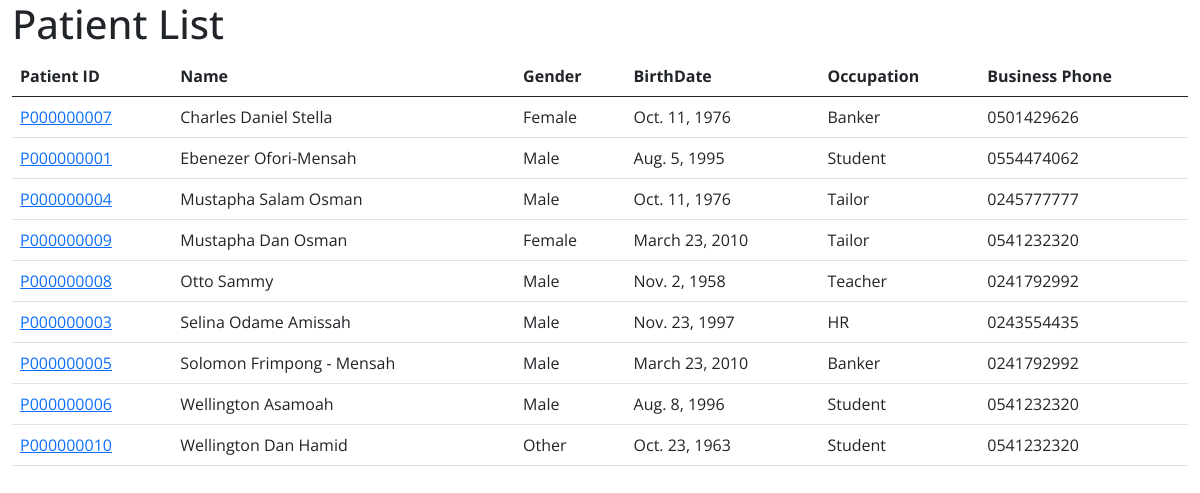
The app's page /records/all/, older data.
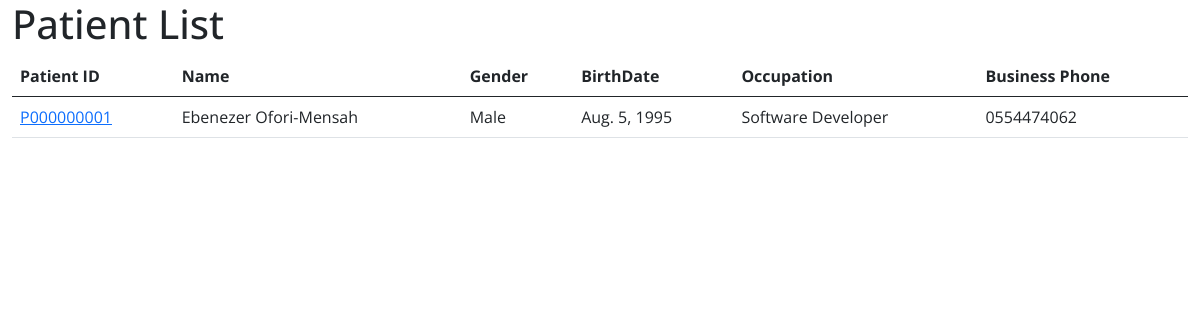
The same page, newer data.
### records/models.py (models this page shows, shortened)
class Patient(models.Model):
    PatientID = models.CharField(_("PatientID"), max_length=255, default=generatePatientID, unique=True)
    EmailAddress = models.CharField(_("Email Address"), max_length=255)
    TitleID = models.ForeignKey(Title, verbose_name = _("Title"), on_delete=models.SET_DEFAULT, default='1')
    FirstName = models.CharField(_("First Name"), max_length=255)
    SurName = models.CharField(_("Surname"), max_length=255)
    OtherName = models.CharField(_("Other Name"), max_length=255, blank=True)
    BirthDate = models.DateField(_("Date of Birth"))
    PatientTypeID = models.ForeignKey(PatientType, verbose_name =  _("Patient Type"), on_delete=models.SET_DEFAULT, default='1', editable=False)
    GenderID = models.ForeignKey(Gender,  verbose_name = _("Gender"), on_delete=models.SET_NULL, null=True, default=1)
    Occupation = models.CharField(_("Occupation"), max_length=255)
    BusinessPhone = models.CharField(_("Business Phone"), max_length=255)
    ResidencePhone = models.CharField(_("Residence Phone"), max_length=255)
    ResidenceAddress = models.TextField(_("Residence Address"))
    BusinessAddress = models.TextField(_("Business Address"), blank=True, null=True)
    CountryID = models.ForeignKey(Country, verbose_name =  _("Country"), on_delete=models.SET_NULL, default='1', blank=True, null=True)
    ReligionID = models.ForeignKey(Religion, verbose_name =  _("Religion"), on_delete=models.SET_NULL, default='3', blank=True, null=True)
    MaritalStatusID = models.ForeignKey(MaritalStatus, verbose_name =  _("Marital Status"), on_delete=models.SET_NULL, default='1', blank=True, null=True)
    CreatedAt = models.DateTimeField(auto_now_add=True)
    Status = models.BooleanField(_("Patient Status"), default=True, editable=False)
    PatientRankLevel = models.ForeignKey('PatientRankLevel', verbose_name=_("Patient Rank Level"), on_delete=models.SET_NULL, null=True, blank=True, editable=False)
    PatientRank = models.ForeignKey('PatientRank', verbose_name=_("Patient Level"), on_delete=models.SET_NULL, null=True, blank=True, editable=False)
    PatientCategory = models.ForeignKey('PatientCategory', verbose_name=_("Patient Category"), on_delete=models.SET_NULL, null=True, blank=True, editable=False)
    class Meta:
        verbose_name = "Patient"
        verbose_name_plural = "Patients"
    def __str__(self) -> str:
        return f'{self.FirstName}  {self.OtherName}  {self.SurName}'

class Gender(models.Model):
    GenderName = models.CharField(_("Gender Name"), max_length=255)
    Description = models.TextField(blank=True, null=True)
    Status = models.BooleanField(_("Relation Type Status"), default=True)
    class Meta:
        verbose_name = "Gender"
        verbose_name_plural = "Genders"
    def __str__(self) -> str:
        return f'{self.GenderName}'

### records/views.py (the view)
# urls.py: path('all/', views.PatientListView.as_view(), name='patient_list'),
class PatientListView(ListView):
    queryset = Patient.objects.filter(Status=True).order_by('FirstName')
    template_name = 'records/patient_list.html'
    context_object_name = 'patients'

### templates/records/patient_list.html (shortened to what this page needs)
{% extends 'extras/base.html' %}
{% block content %}
    <h1>Patient List</h1>
    <table class="table">
        <thead>
            <tr>
                <th>Patient ID</th>
                <th>Name</th>
                <th>Gender</th>
                <th>BirthDate</th>
                <th>Occupation</th>
                <th>Business Phone</th>
            </tr>
        </thead>
        <tbody>
            {% if patients %}
                {% for patient in patients %}
                    <tr>
                        <td scope="row"><a href="{% url 'patient_detail' patient.PatientID %}">{{patient.PatientID}}</a></td>
                        <td>{{patient}}</td>
                        <td>{{patient.GenderID}}</td>
                        <td>{{patient.BirthDate}}</td>
                        <td>{{patient.Occupation}}</td>
                        <td>{{patient.BusinessPhone}}</td>
                    </tr>
                {% endfor %}
            {% else %}
                <p>No Patient Registered
            {% endif %}
        </tbody>
    </table>
{% endblock content %}

### templates/extras/base.html (shortened to what this page needs)
{% load static %}
<!DOCTYPE html>
<html lang="en">
<head>
    <link href="https://cdn.jsdelivr.net/npm/bootstrap@5.0.2/dist/css/bootstrap.min.css" rel="stylesheet"
>
    <link rel="stylesheet" href="{% static 'records/main.css' %}">
    <link rel="stylesheet" href="https://cdnjs.cloudflare.com/ajax/libs/font-awesome/4.7.0/css/font-awesome.min.css">
</head>
<body>
    <div class="container-fluid">
        {% block content %}
        {% endblock content %}
    </div>
</body>
</html>

### static/records/main.css (style rules this page uses)
body { background-color: white; font-family: 'Open Sans', sans-serif; }

Row changes from the older to the newer data that the page shows:
removed Patient: PatientID "P000000007", FirstName+OtherName+SurName "Charles Daniel Stella", GenderID "Female", BirthDate "Oct. 11, 1976", Occupation "Banker", BusinessPhone "0501429626"
removed Patient: PatientID "P000000001", FirstName+OtherName+SurName "Ebenezer Ofori-Mensah", GenderID "Male", BirthDate "Aug. 5, 1995", Occupation "Student", BusinessPhone "0554474062"
removed Patient: PatientID "P000000004", FirstName+OtherName+SurName "Mustapha Salam Osman", GenderID "Male", BirthDate "Oct. 11, 1976", Occupation "Tailor", BusinessPhone "0245777777"
removed Patient: PatientID "P000000009", FirstName+OtherName+SurName "Mustapha Dan Osman", GenderID "Female", BirthDate "March 23, 2010", Occupation "Tailor", BusinessPhone "0541232320"
removed Patient: PatientID "P000000008", FirstName+OtherName+SurName "Otto Sammy", GenderID "Male", BirthDate "Nov. 2, 1958", Occupation "Teacher", BusinessPhone "0241792992"
removed Patient: PatientID "P000000003", FirstName+OtherName+SurName "Selina Odame Amissah", GenderID "Male", BirthDate "Nov. 23, 1997", Occupation "HR", BusinessPhone "0243554435"
removed Patient: PatientID "P000000005", FirstName+OtherName+SurName "Solomon Frimpong - Mensah", GenderID "Male", BirthDate "March 23, 2010", Occupation "Banker", BusinessPhone "0241792992"
removed Patient: PatientID "P000000006", FirstName+OtherName+SurName "Wellington Asamoah", GenderID "Male", BirthDate "Aug. 8, 1996", Occupation "Student", BusinessPhone "0541232320"
removed Patient: PatientID "P000000010", FirstName+OtherName+SurName "Wellington Dan Hamid", GenderID "Other", BirthDate "Oct. 23, 1963", Occupation "Student", BusinessPhone "0541232320"
added Patient: PatientID "P000000001", FirstName+OtherName+SurName "Ebenezer Ofori-Mensah", GenderID "Male", BirthDate "Aug. 5, 1995", Occupation "Software Developer", BusinessPhone "0554474062"
